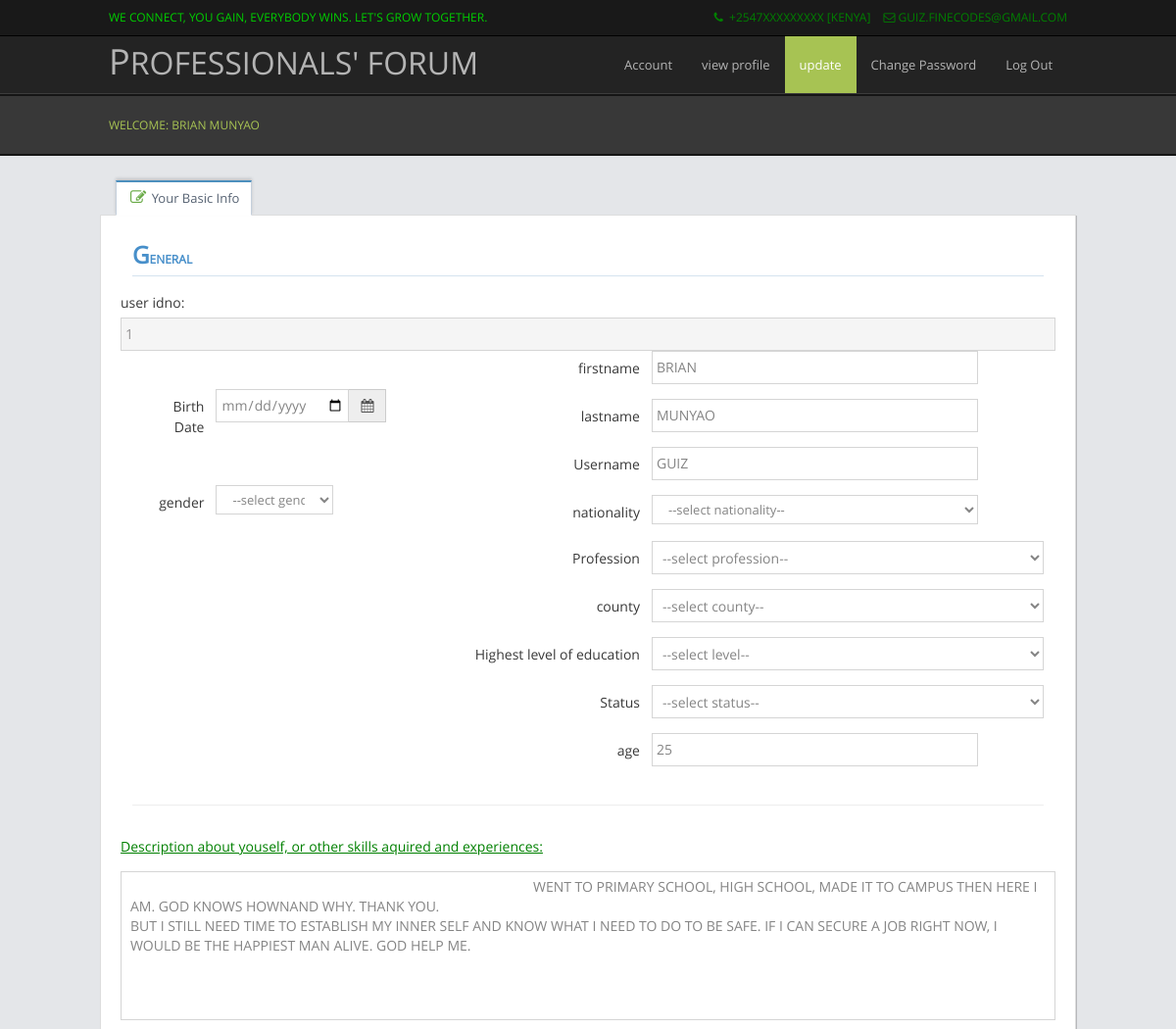
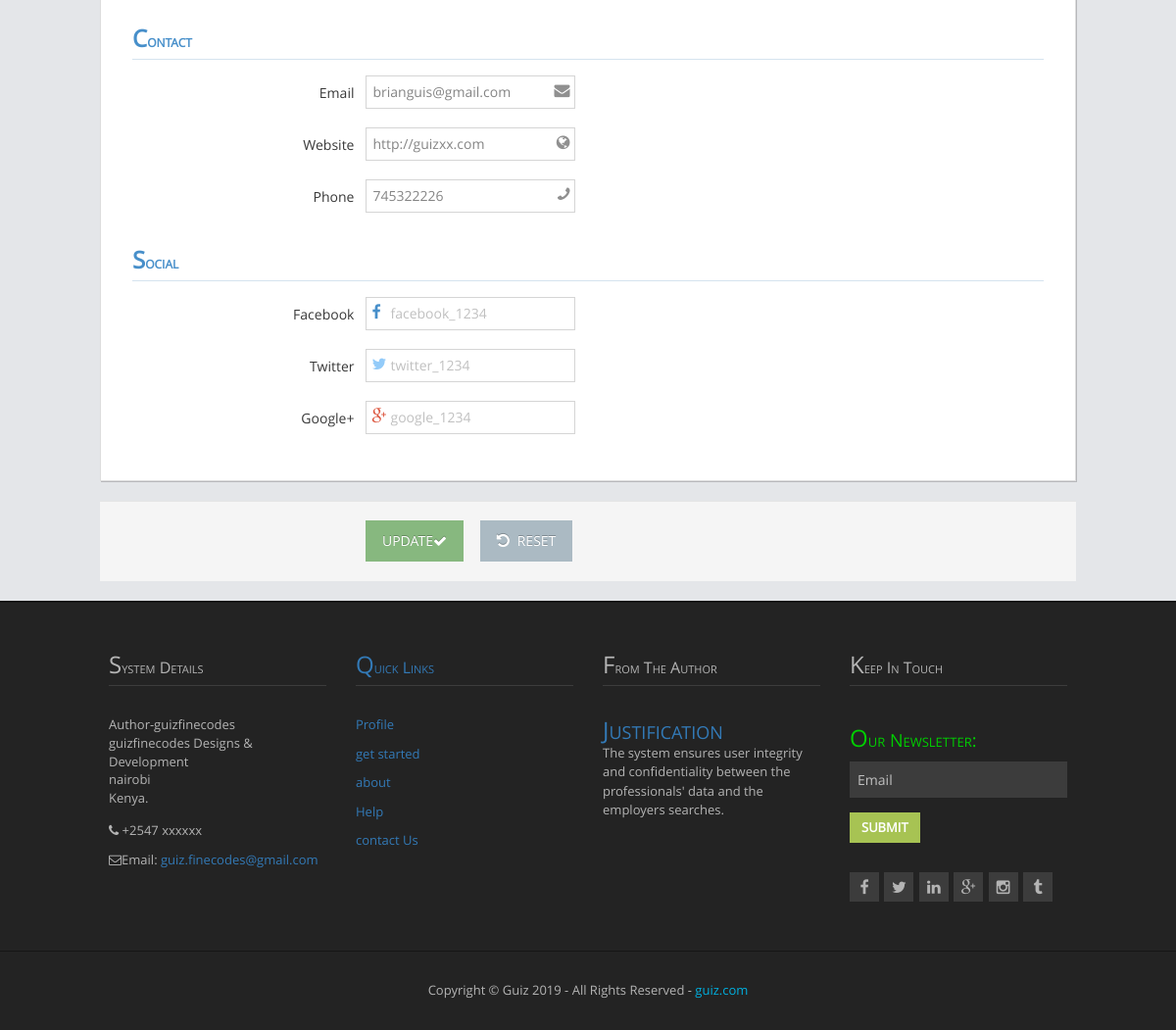
/update_profile.php?id=1 (signed in), run on the app's committed database (2 pictures, top to bottom).
### tables this page shows
CREATE TABLE IF NOT EXISTS `users` (
  `user_id` int(11) NOT NULL AUTO_INCREMENT,
  `firstname` varchar(20) NOT NULL,
  `lastname` varchar(20) NOT NULL,
  `username` varchar(20) NOT NULL,
  `email` text NOT NULL,
  `password` text NOT NULL,
  `role` varchar(30) NOT NULL,
  `avatar` longtext NOT NULL,
  `nationality` varchar(20) NOT NULL,
  `county` varchar(20) NOT NULL,
  `education` varchar(1000) NOT NULL,
  `profession` varchar(1000) NOT NULL,
  `status` varchar(100) NOT NULL,
  `gender` varchar(11) NOT NULL,
  `age` int(11) NOT NULL,
  `file` varchar(100) NOT NULL,
  `type` varchar(10) NOT NULL,
  `size` int(11) NOT NULL,
  `birthdate` date NOT NULL,
  `website` varchar(1000) NOT NULL,
  `phone` int(15) NOT NULL,
  `textarea` varchar(5000) NOT NULL,
  `location` varchar(100) NOT NULL,
  `address` varchar(1000) NOT NULL,
  `company_type` varchar(100) NOT NULL,
  `company_name` varchar(100) NOT NULL,
  `company_email` varchar(100) NOT NULL,
  `company_phone` int(28) NOT NULL,
  `specialisation` varchar(1000) NOT NULL,
  `company_website` varchar(100) NOT NULL,
  `information` varchar(1000) NOT NULL,
  `vacancy` varchar(1000) NOT NULL,
  `active` varchar(11) NOT NULL,
  PRIMARY KEY (`user_id`)
);

### update_profile.php (the view, shortened to what the rows shown need)
<?php
$id = $_GET['id'];
    $select = "SELECT * FROM
            users WHERE user_id='$id'";
    $qry=mysql_query($select);
        if($qry)
        {
        while($rec = mysql_fetch_array($qry)){
            $firstname = "$rec[firstname]";
            $lastname = "$rec[lastname]";
            $username = "$rec[username]";
            $email = "$rec[email]";
            $phone = "$rec[phone]";
            $age = "$rec[age]";
            $website = "$rec[website]";
            $textarea = "$rec[textarea]";
            }
        }
  ?>
<!DOCTYPE html>
<html>
<head>
<link href="layout/styles/layout.css" rel="stylesheet" type="text/css" media="all">
</head>
<body id="top">
<div class="wrapper row1">
  <header id="header" class="clear">
    <div id="logo" class="fl_left">
      <h1><a href="professional.php <?php echo '?id='.$id; ?>">PROFESSIONALS' FORUM</a></h1>
    </div>
  </header>
</div>
		<link rel="stylesheet" href="assets/new/css/bootstrap.min.css" />
		<link rel="stylesheet" href="assets/new/font-awesome/4.2.0/css/font-awesome.min.css" />
		<link rel="stylesheet" href="assets/new/css/jquery-ui.custom.min.css" />
		<link rel="stylesheet" href="assets/new/css/jquery.gritter.min.css" />
		<link rel="stylesheet" href="assets/new/css/select2.min.css" />
		<link rel="stylesheet" href="assets/new/css/datepicker.min.css" />
		<link rel="stylesheet" href="assets/new/css/bootstrap-editable.min.css" />
		<link rel="stylesheet" href="assets/new/css/ace.min.css" class="ace-main-stylesheet" id="main-ace-style" />
<div>
									<div id="user-profile-3" class="user-profile row">
										<div class="col-sm-offset-1 col-sm-10">
											<form class="form-horizontal" action="update_profile1.php" method="post" enctype="multipart/form-data">
												<div class="tabbable">
													<div class="tab-content profile-edit-tab-content">
														<div id="edit-basic" class="tab-pane in active">
															<div class="row">
																<div class="col-xs-12 col-sm-8">
																	<div class="form-group">
																		<div class="col-sm-8">
																			<input class="col-xs-12 col-sm-10" type="text" required="" id="form-field-username" placeholder="firstname" name="firstname" value="<?php echo $firstname?>" >
																		</div>
																	</div>
																	<div class="form-group">
																		<div class="col-sm-8">
																			<input class="col-xs-12 col-sm-10" type="text" required="" id="form-field-username" placeholder="lastname" name="lastname" value="<?php echo $lastname?>"/>
																		</div>
																	</div>
																	<div class="form-group">
																		<div class="col-sm-8">
																			<input class="col-xs-12 col-sm-10" type="text" required="" id="form-field-username" placeholder="Username" name="username" value="<?php echo $username?>">
																		</div>
																	</div>
																	<div class="form-group">
																		<div class="col-sm-8">
																			<input class="col-xs-12 col-sm-10" type="text" required="" id="form-field-username" placeholder="age" name="age" value="<?php echo $age?>" />
																		</div>
																	</div>
																</div>
															</div>
															<div class="form-group">
													  <textarea class="form-control" required="" name="textarea" id="exampleFormControlTextarea3"  placeholder="Write something like education background"  rows="7">
													  	<?php $select="SELECT * FROM users WHERE user_id='$id'";
                                  $result = mysql_fetch_array(mysql_query($select));
                                  $qry=mysql_query($select);
                                      if($qry)
                                      {
                                      while($rec = mysql_fetch_array($qry)){
                                      	$textarea = "$rec[textarea]"; }
                                 ?> <?php echo $textarea;
                                } ?></textarea>
													</div>
															<div class="form-group">
																<div class="col-sm-9">
																	<span class="input-icon input-icon-right">
																		<input type="email" id="form-field-email" required="" name="email" value="<?php echo $email ?>" />
																		<i class="ace-icon fa fa-envelope"></i>
																	</span>
																</div>
															</div>
															<div class="form-group">
																<div class="col-sm-9">
																	<span class="input-icon input-icon-right">
																		<input type="url" id="form-field-website" value="<?php echo $website ?>" name="website" placeholder="http://www.1234.com/" />
																		<i class="ace-icon fa fa-globe"></i>
																	</span>
																</div>
															</div>
															<div class="form-group">
																<div class="col-sm-9">
																	<span class="input-icon input-icon-right">
																		<input  name="phone" required="" type="text" id="form-field-phone" value="<?php echo $phone ?>" />
																		<i class="ace-icon fa fa-phone fa-flip-horizontal"></i>
																	</span>
																</div>
															</div>
														</div>
													</div>
												</div>
											</form>
										</div>
									</div>
								</div>
<div class="wrapper row4">
  <footer id="footer" class="clear">
    <div class="one_quarter">
      <article>
        <h2 class="nospace"><a href="#">Justification</a></h2>
      </article>
    </div>
  </footer>
</div>
</body>
</html>

### data on the page
users: firstname "BRIAN", lastname "MUNYAO", username "GUIZ", age "25", textarea "WENT TO PRIMARY SCHOOL, HIGH SCHOOL, MADE IT TO CAMPUS THEN HERE I AM. GOD KNOWS HOWNAND WHY. THANK YOU. BUT I STILL NEED TIME TO ESTABLISH MY INNER SELF AND KNOW WHAT I NEED TO DO TO BE SAFE. IF I CAN SECURE A JOB RIGHT NOW, I WOULD BE THE HAPPIEST MAN ALIVE. GOD HELP ME.", email "brianguis@gmail.com", website "http://guizxx.com", phone "745322226"

### other printed values
$_SESSION['firstname'] "BRIAN"
$_SESSION['lastname'] "MUNYAO"
